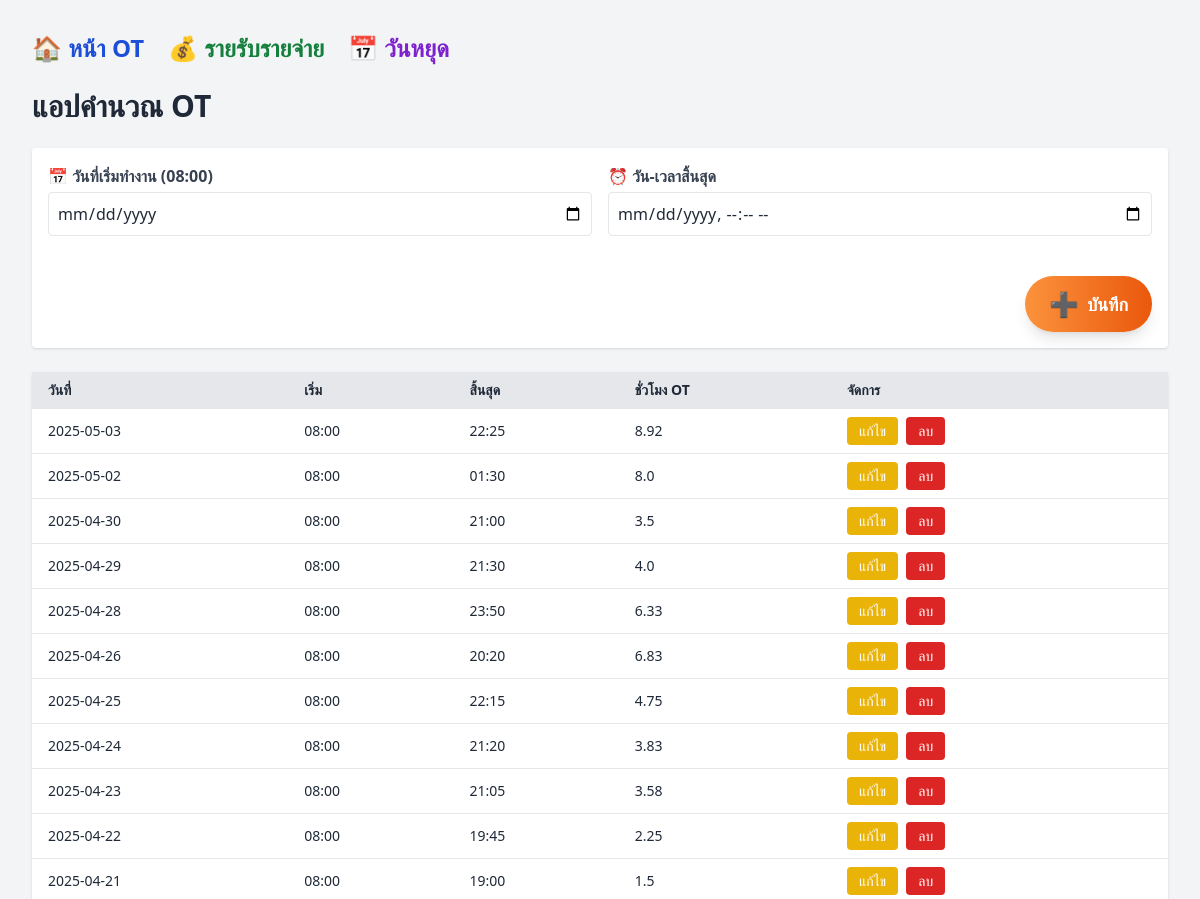
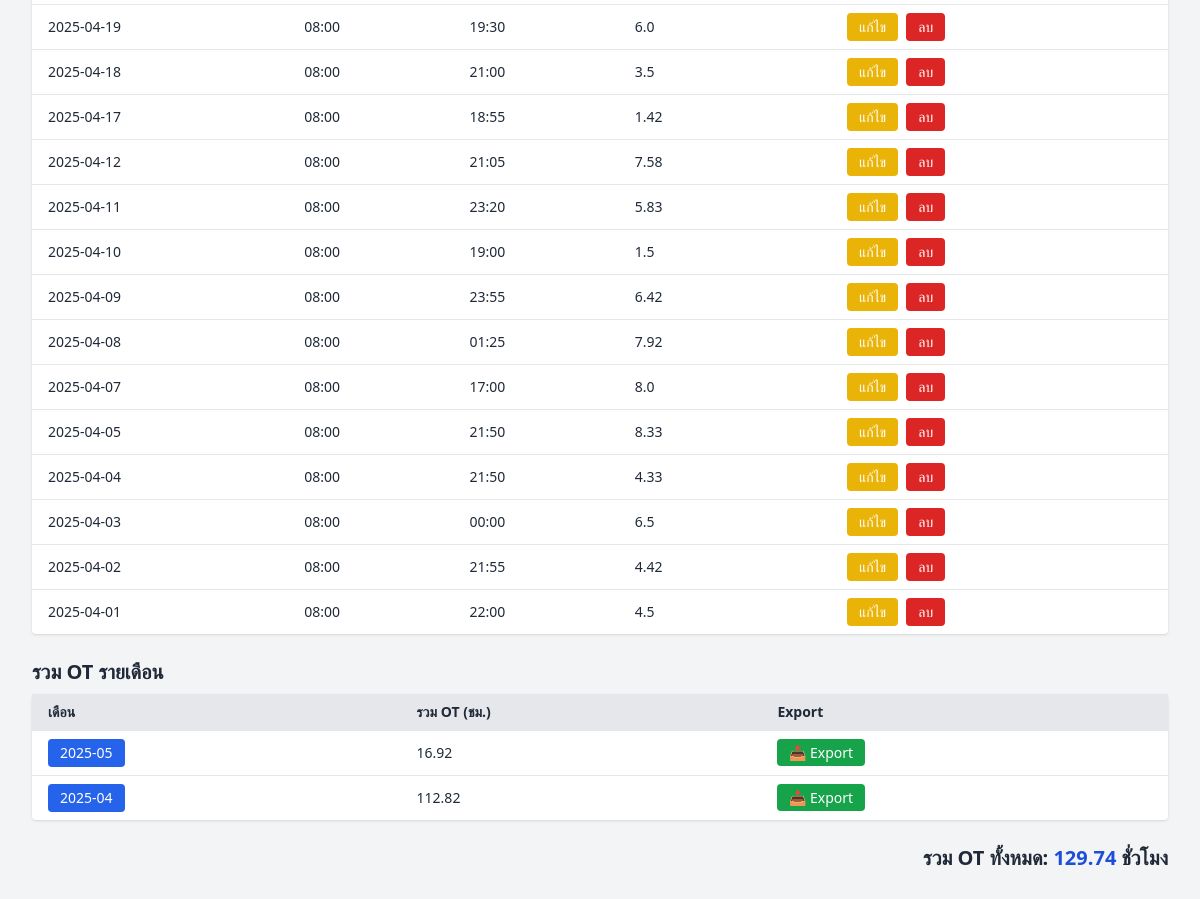
Before: / with the older database file (2 pictures, top to bottom).
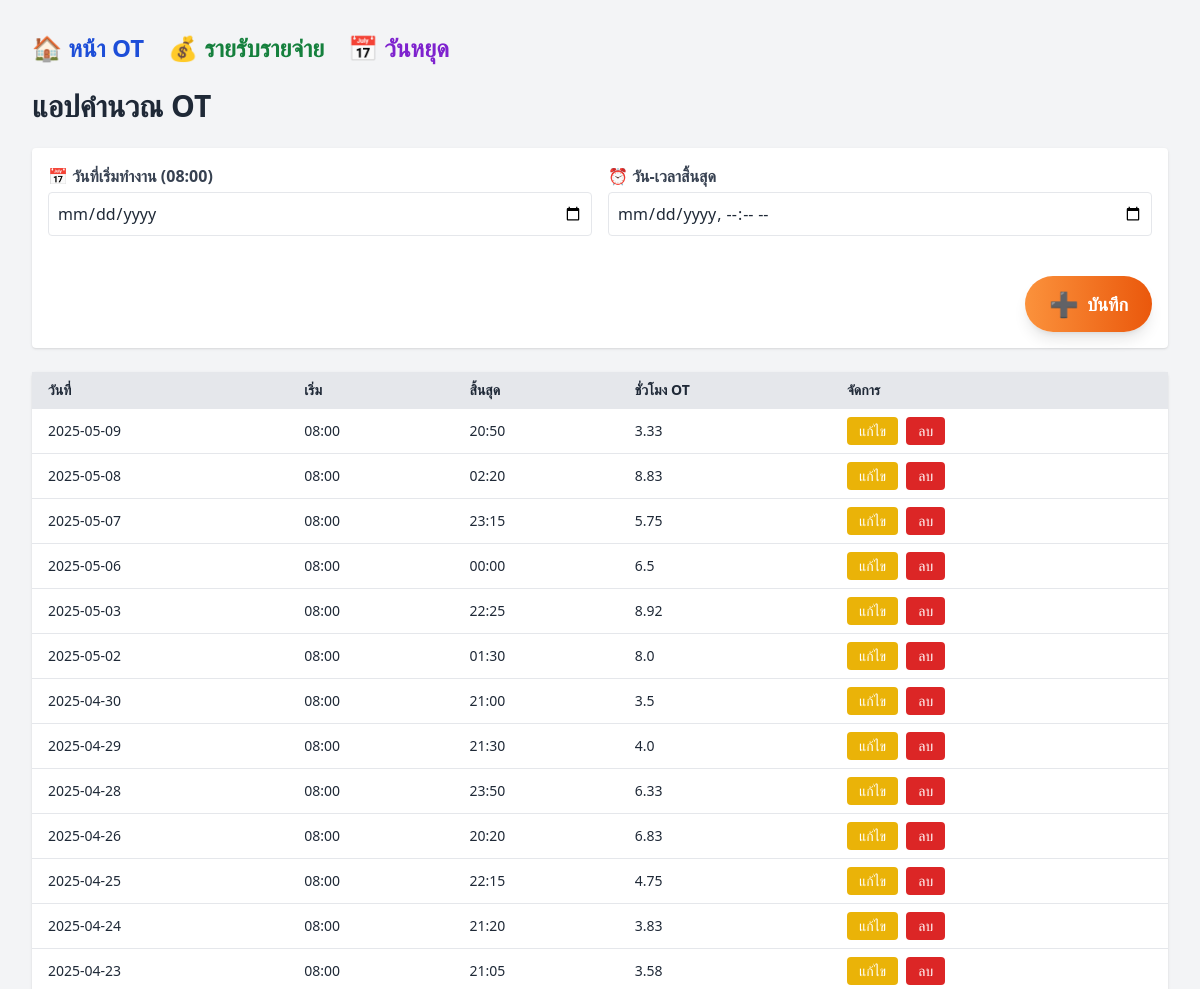
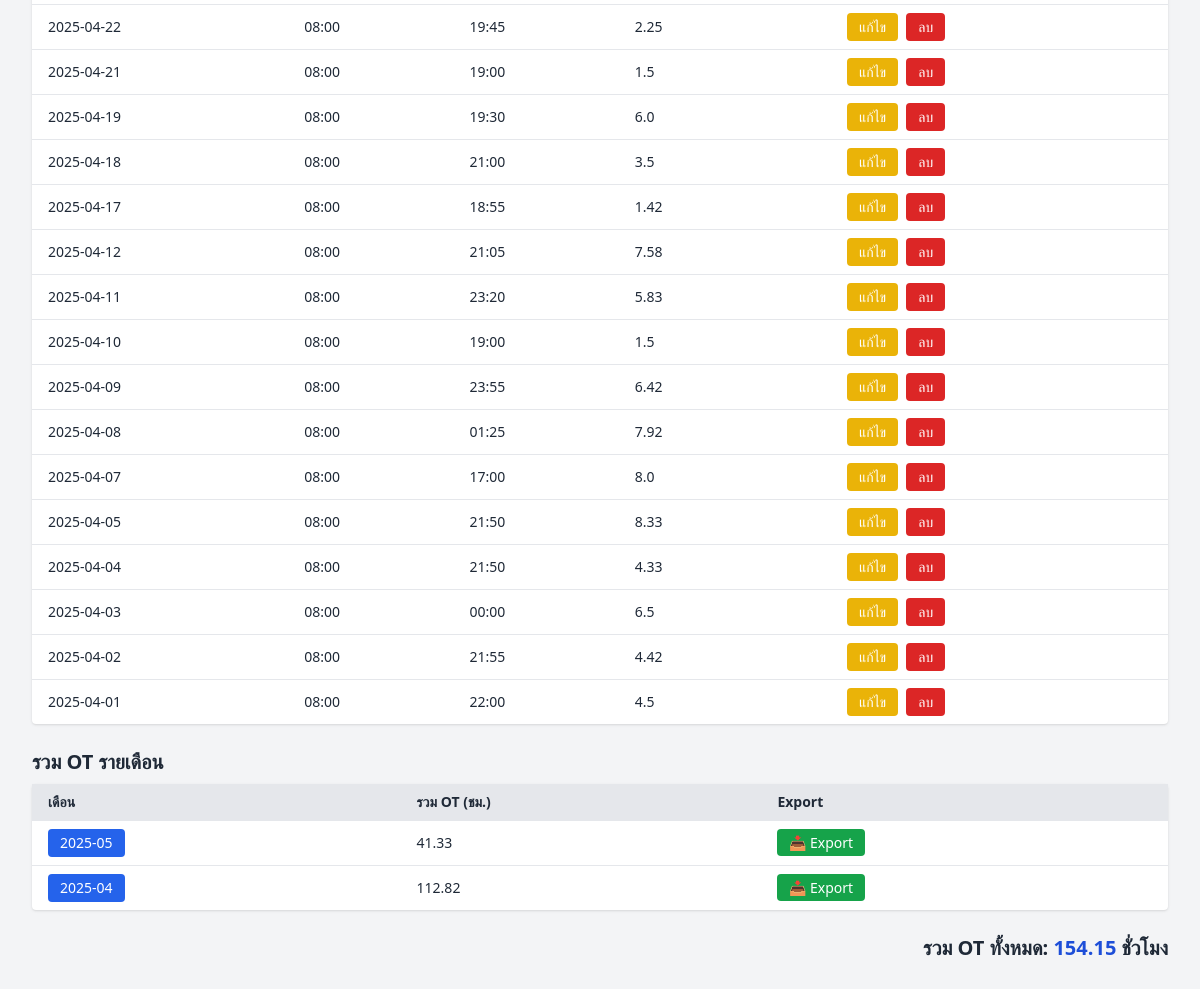
After: the same page with the newer database file (2 pictures, top to bottom).
### tables this page shows
CREATE TABLE ot_records (
            id INTEGER PRIMARY KEY AUTOINCREMENT,
            work_date TEXT,
            start_time TEXT,
            end_time TEXT,
            ot_hours REAL
        );

### app.py (the view, shortened to what this page needs)
@app.route('/', methods=['GET', 'POST'])
def index():
    conn = get_db_connection()
    sort_order = request.args.get('sort', 'desc')
    order_sql = 'ORDER BY work_date DESC' if sort_order == 'desc' else 'ORDER BY work_date ASC'
    records = conn.execute(f'SELECT * FROM ot_records {order_sql}').fetchall()
    total_ot = conn.execute('SELECT SUM(ot_hours) FROM ot_records').fetchone()[0] or 0
    monthly_ot = conn.execute('''
        SELECT strftime('%Y-%m', work_date) AS month, SUM(ot_hours) AS total
        FROM ot_records
        GROUP BY month
        ORDER BY month DESC
    ''').fetchall()
    conn.close()
    return render_template('index.html', records=records, total_ot=round(total_ot, 2),
                           sort_order=sort_order, monthly_ot=monthly_ot)

### app.py (called while the page is built)
def get_db_connection():
    conn = sqlite3.connect(DB_FILE)
    conn.row_factory = sqlite3.Row
    return conn

### templates/index.html (shortened to what this page needs)
<!DOCTYPE html>
<html lang="th">
<head>
  <script src="{{ url_for('static', filename='js/tailwind.min.js') }}"></script>
</head>
<body class="p-8 bg-gray-100 text-gray-800">
  <nav class="flex gap-6 mb-6 text-2xl font-bold">
  <a href="{{ url_for('index') }}" class="text-blue-700 hover:text-blue-900">🏠 หน้า OT</a>
  <a href="{{ url_for('income_expense') }}" class="text-green-700 hover:text-green-900">💰 รายรับรายจ่าย</a><a href="{{ url_for('manage_holidays') }}" class="text-purple-700 hover:text-purple-900">📅 วันหยุด</a>
</nav>
  <h1 class="text-3xl font-bold mb-6">แอปคำนวณ OT</h1>
  <form method="post" class="bg-white p-4 rounded shadow mb-6 grid grid-cols-1 gap-4">
    <div class="grid grid-cols-1 md:grid-cols-2 gap-4 mb-6">
      <div>
        <label for="work_date" class="block mb-1 font-semibold text-gray-700">📅 วันที่เริ่มทำงาน (08:00)</label>
        <input type="date" id="work_date" name="work_date"
          class="w-full border rounded p-2 focus:ring-2 focus:ring-orange-400" required>
      </div>
      <div>
        <label for="end_time" class="block mb-1 font-semibold text-gray-700">⏰ วัน-เวลาสิ้นสุด</label>
        <input type="datetime-local" id="end_time" name="end_time"
          class="w-full border rounded p-2 focus:ring-2 focus:ring-orange-400" required>
      </div>
    </div>
    <div class="flex justify-end">
      <button type="submit"
        class="flex items-center gap-2 px-6 py-3 text-lg font-semibold text-white bg-gradient-to-r from-orange-400 to-orange-600 rounded-full shadow-lg hover:from-orange-500 hover:to-orange-700 transition-all">
        <span class="text-2xl">➕</span>
        <span>บันทึก</span>
      </button>
    </div>
  </form>
  <table class="w-full bg-white shadow rounded table-auto text-sm mb-6">
    <thead class="bg-gray-200 text-left">
      <tr>
        <th class="px-4 py-2">วันที่</th>
        <th class="px-4 py-2">เริ่ม</th>
        <th class="px-4 py-2">สิ้นสุด</th>
        <th class="px-4 py-2">ชั่วโมง OT</th>
        <th class="px-4 py-2">จัดการ</th>
      </tr>
    </thead>
    <tbody>
      {% for r in records %}
      <tr class="border-t hover:bg-gray-50">
        <td class="px-4 py-2">{{ r['work_date'] }}</td>
        <td class="px-4 py-2">{{ r['start_time'][11:16] }}</td>
        <td class="px-4 py-2">{{ r['end_time'][11:16] }}</td>
        <td class="px-4 py-2">{{ r['ot_hours'] }}</td>
        <td class="px-4 py-2 flex gap-2">
            <form action="{{ url_for('edit_ot', id=r['id']) }}" method="get">
  <button type="submit" class="px-3 py-1 bg-yellow-500 text-white rounded hover:bg-yellow-600">
    แก้ไข
  </button>
</form>
          <button onclick="showModal({{ r['id'] }}, '{{ r['work_date'] }}', '{{ r['start_time'][11:16] }}', '{{ r['end_time'][11:16] }}', {{ r['ot_hours'] }})"
                  class="px-3 py-1 bg-red-600 text-white rounded hover:bg-red-700">
            ลบ
          </button>
        </td>
      </tr>
      {% endfor %}
    </tbody>
  </table>
  <h2 class="mt-6 text-xl font-semibold">รวม OT รายเดือน</h2>
<table class="w-full mt-2 bg-white shadow rounded table-auto text-sm">
  <thead class="bg-gray-200 text-left">
    <tr>
      <th class="px-4 py-2">เดือน</th>
      <th class="px-4 py-2">รวม OT (ชม.)</th>
      <th class="px-4 py-2">Export</th>
    </tr>
  </thead>
  <tbody>
    {% for m in monthly_ot %}
    <tr class="border-t hover:bg-gray-50">
      <td class="px-4 py-2">
        <form action="{{ url_for('month_view', year_month=m['month']) }}" method="get">
          <button type="submit" class="text-white bg-blue-600 hover:bg-blue-700 px-3 py-1 rounded">
            {{ m['month'] }}
          </button>
        </form>
      </td>
      <td class="px-4 py-2">{{ m['total'] | round(2) }}</td>
      <td class="px-4 py-2">
        <a href="{{ url_for('export_month_csv', year_month=m['month']) }}"
           class="text-sm px-3 py-1 rounded bg-green-600 text-white hover:bg-green-700">
          📥 Export
        </a>
      </td>
    </tr>
    {% endfor %}
  </tbody>
</table>
  <div class="mt-6 text-right text-xl font-bold">
    รวม OT ทั้งหมด: <span class="text-blue-700">{{ total_ot }}</span> ชั่วโมง
  </div>
</body>
</html>

Changed rows visible on the page:
added ot_records: work_date "2025-05-09", start_time "08:00", end_time "20:50", ot_hours "3.33"
added ot_records: work_date "2025-05-08", start_time "08:00", end_time "02:20", ot_hours "8.83"
added ot_records: work_date "2025-05-07", start_time "08:00", end_time "23:15", ot_hours "5.75"
added ot_records: work_date "2025-05-06", start_time "08:00", end_time "00:00", ot_hours "6.5"
Other visible differences:
{{ total_ot }}: "129.74" → "154.15"
new list line: "2025-05 41.33 📥 Export"
list line gone: "2025-05 16.92 📥 Export"
